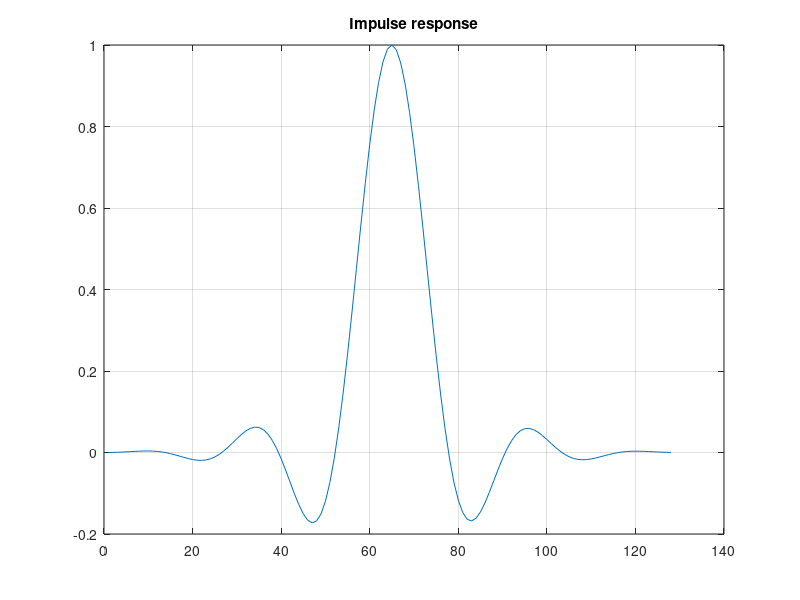
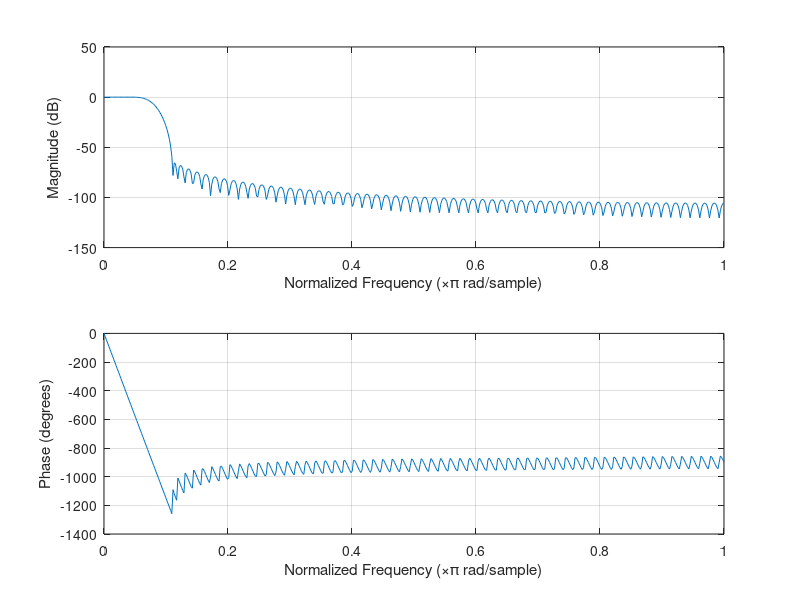
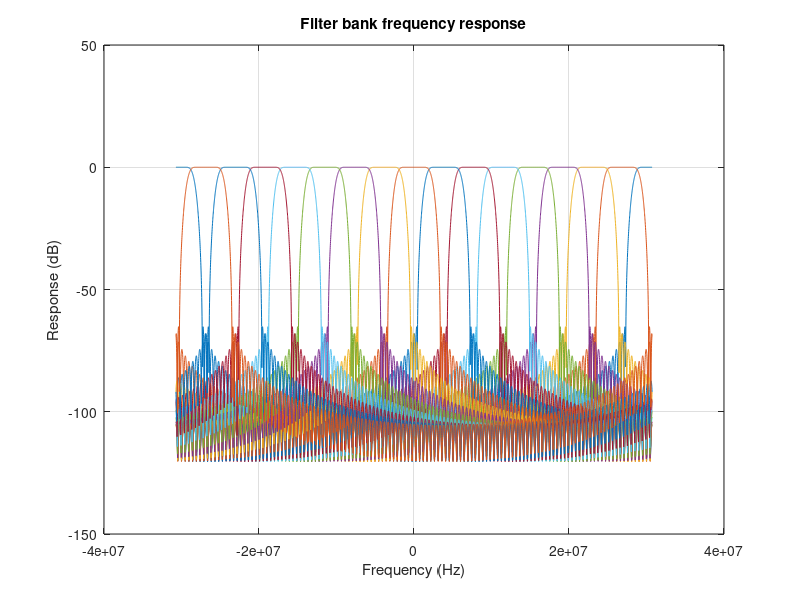

Here is the MATLAB script that generated these plots, in order: (Note: this script raises an error after producing the figures.)
L = 16; % subbands

output_width = 12 + log2(L);

M = 8;         % taps per subband
N = M*L;        % total taps
alpha = 0.8;    %broadening factor
beta = 0.8;     %shape factor
H = kaiser(N,beta*M)' .* sinc(((-N/2:N/2-1))/(alpha*L));
figure(1);
plot(H);
grid on;
title('Impulse response');

figure(2);
%w = linspace(0, 1, 1e3)'; h = freqz(H, length(w), w);
%plot(w, 10*log10(abs(h)));
freqz(H./sum(H))


K = L;
H_k = zeros(K, length(H));
n = 0:(length(H)-1);
f = linspace(-30.72e6, 30.72e6, 5e3);
h = zeros(K, length(f));
fs = 61.44e6;

for k=0:(K-1)
    kn = k - K/2;
    w_0 = kn*(1/K)*2*pi;

    %H_k(k+1, :) = 2*cos(w_0*n) .* H;
    H_k(k+1, :) = exp(-j*w_0*n) .* H .* (1/sum(H));

    h(k+1, :) = freqz(H_k(k+1, :), 1, f, fs);
end

figure(3);
plot(f, 20*log10(abs(h)));
grid on;
xlabel('Frequency (Hz)');
ylabel('Response (dB)');
title('Filter bank frequency response');

%%

H_s = zeros(L, N/L);
for ii = 1:L
    idx = ii:L:N;
    H_s(ii, :) = H(idx);
end

H_s_f = round(H_s * (2^(output_width - 1)));
H_f = round(H * (2^(output_width - 1)));
H_f(H_f > (2^(output_width - 1) - 1)) = 2^(output_width - 1) - 1;

%figure(3);
%plot(H - H_f / (2^(output_width - 1)));
s = "";
for ii = 1:length(H_f)
    s = s + sprintf('%3d => \"%s\", ', ii - 1, dec2bin(H_f(ii), output_width));
    if mod(ii-1, 8) == 7
        s = s + "\n";
    end
end
s = s + "\n";
fprintf(s)

s = "";
for ii = 1:length(H_f)
    s = s + sprintf("%3d: %d\'h%s, ", ii - 1, output_width, dec2hex(H_f(ii), ceil(output_width/4)));
    if mod(ii-1, 8) == 7
        s = s + "\n";
    end
end
s = s + "\n";
fprintf(s)

%
figs_to_save = [1, 2, 3];
for ii = 1:length(figs_to_save)
    fig_index = figs_to_save(ii);
    f = figure(fig_index);
    f.Position = [1400 100 800 500];
    %fig_filename = sprintf('%s_fig_%d.png', filename_base, fig_index);
    %saveas(f, fig_filename);
end
